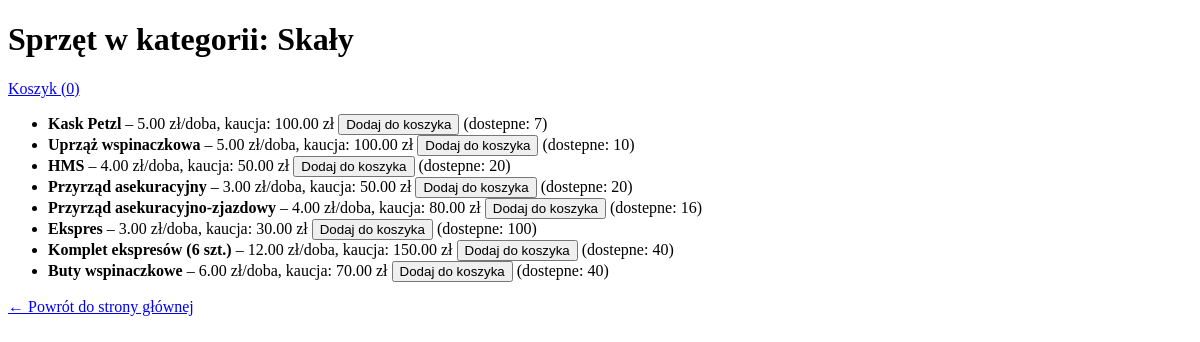
The page /category/2/ (signed in) on the database as committed earlier.
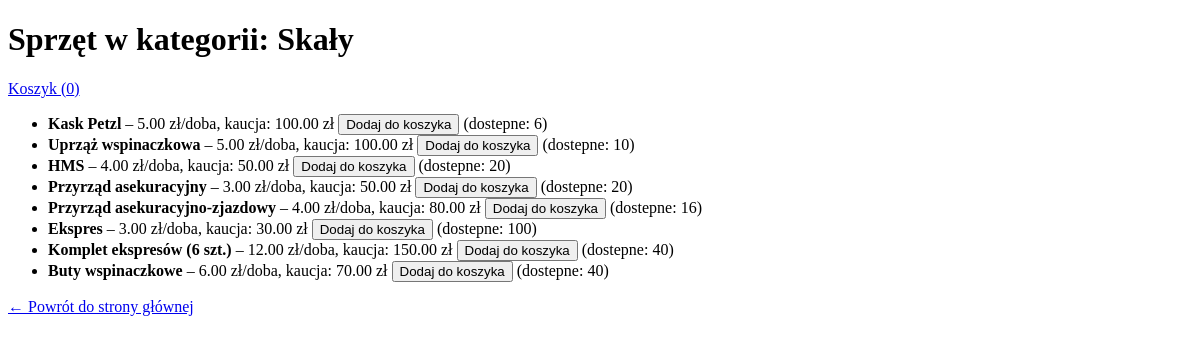
The same page on the database as committed later.
### rentals/models.py (models this page shows, shortened)
class Equipment(models.Model):
    name = models.CharField(max_length=200)
    category = models.ForeignKey(Category, on_delete=models.CASCADE)
    description = models.TextField(blank=True)
    quantity = models.PositiveIntegerField()
    price_per_day = models.DecimalField(max_digits=5, decimal_places=2)
    deposit = models.DecimalField(max_digits=5, decimal_places=2)

### rentals/views.py (the view)
# urls.py: path('category/<int:category_id>/', views.category_detail, name='category_detail'),
def category_detail(request, category_id):
    category = get_object_or_404(Category, pk=category_id)
    try:
        cart = Cart.objects.get(user=request.user, is_active=True)
    except Cart.DoesNotExist:
        return redirect('select_dates')
    start_date = cart.start_date
    end_date = cart.end_date
    available_equipment = []
    for equipment in Equipment.objects.filter(category=category):
        already_reserved = (
            CartItem.objects.filter(
                equipment=equipment,
                cart__start_date__lte=end_date,
                cart__end_date__gte=start_date,
                cart__is_active=True
            )
            .aggregate(total=Sum('quantity'))['total'] or 0
        )
        left = equipment.quantity - already_reserved
        if left > 0:
            available_equipment.append({
                'equipment': equipment,
                'available': left,
            })
    context = {
        'category': category,
        'equipment_list': available_equipment,
        'cart': cart,
    }
    return render(request, 'rentals/category_detail.html', context)

### rentals/context_processors.py (called while the page is built)
def cart_count(request):
    count = 0
    if request.user.is_authenticated:
        cart = Cart.objects.filter(user=request.user, is_active=True).first()
        if cart:
            count = CartItem.objects.filter(cart=cart).count()
    return {'cart_count': count}

### rentals/templates/rentals/category_detail.html (shortened to what this page needs)
<!DOCTYPE html>
<html lang="en">
<head>
</head>
<body>
    <h1>Sprzęt w kategorii: {{ category.name }}</h1>
    <a href="{% url 'cart' %}">Koszyk ({{ cart_count }})</a>
    <ul>
        {% for item in equipment_list %}
            <li>
                <strong>{{ item.equipment.name }}</strong>
                – {{ item.equipment.price_per_day }} zł/doba, kaucja: {{ item.equipment.deposit }} zł
                        <form action="{% url 'add_to_cart' item.equipment.pk %}" method="post" style="display:inline;">
                            <button type="submit">Dodaj do koszyka</button>
                        </form>
                (dostepne: {{ item.available }})
            </li>
        {% empty %}
            <li>Brak sprzętu w tej kategorii.</li>
        {% endfor %}
    </ul>
    <a href="{% url 'home' %}">← Powrót do strony głównej</a>
</body>
</html>

Rows that differ between the two databases and show on the page:
changed Equipment "Kask Petzl": available "7" → "6"
